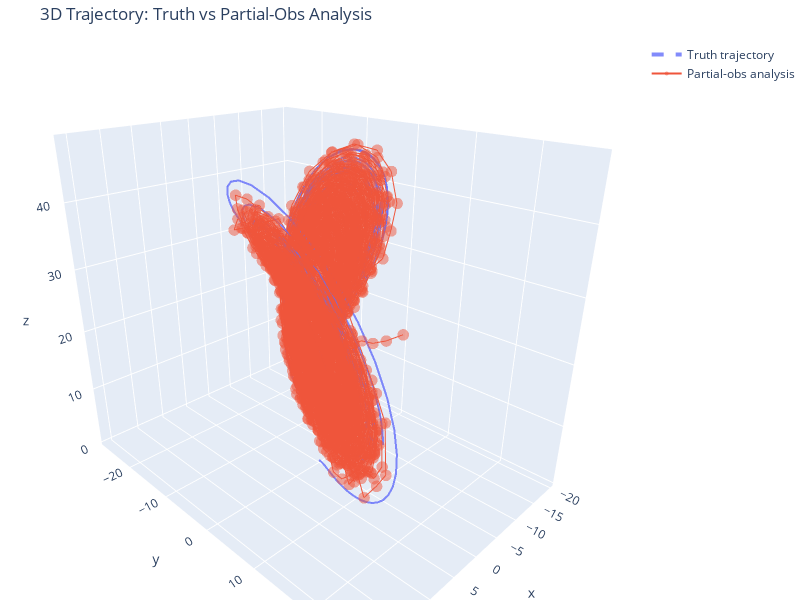

The code cell stored with this chart in its notebook:
### Markdown cell above
This test uses only x-coordinate observations to track the full 3D system. The light blue line shows the analysis stays close to the true path (red).  With partial observations, 3D-Var can somewhat estimate the full state.

### Code cell
truth_trace = go.Scatter3d(
    x=truth[:, 0],
    y=truth[:, 1],
    z=truth[:, 2],
    mode='lines',
    line=dict(
        dash='dash',
        width=4
    ),
    opacity=0.8,
    name='Truth trajectory'
)

# 2 & 3) Analysis path with thicker solid line + markers
analysis_trace = go.Scatter3d(
    x=x_a_store[:, 0],
    y=x_a_store[:, 1],
    z=x_a_store[:, 2],
    mode='lines+markers',
    line=dict(width=2),
    marker=dict(
        size=4,    # adjust to taste (Matplotlib’s s=30 ≈ size=4–6 here)
        opacity=0.5,
        symbol='circle'
    ),
    name='Partial-obs analysis'
)

# Assemble figure
fig = go.Figure(data=[truth_trace, analysis_trace])

# 4) Labels, grid and title
fig.update_layout(
    title='3D Trajectory: Truth vs Partial-Obs Analysis',
    width=800,
    height=600,
    scene=dict(
        xaxis_title='x',
        yaxis_title='y',
        zaxis_title='z',
        # grid is on by default; you can tweak gridcolor/lightness here if you like
    ),
    margin=dict(l=0, r=0, b=0, t=40)
)

# 5) Viewing angle (convert Matplotlib’s elev=25°, azim=60° into a camera eye position)
fig.update_layout(
    scene_camera=dict(
        eye=dict(x=1.25, y=1.25, z=0.8)
    )
)

# 6) Legend is on by default in Plotly; show it
fig.update_layout(showlegend=True)

# Render it
fig.show()

### Figure 1 — Plotly figure (JSON) as saved in the notebook; plotly's stock layout.template omitted (floating-point values rounded to 4 significant figures; data arrays with more than 128 entries replaced by an {"elided": "..."} marker saying what was removed)
{"data": [{"line": {"dash": "dash", "width": 4}, "mode": "lines", "name": "Truth trajectory", "opacity": 0.8, "type": "scatter3d", "x": {"elided": "20001 float values"}, "y": {"elided": "20001 float values"}, "z": {"elided": "20001 float values"}}, {"line": {"width": 2}, "marker": {"opacity": 0.5, "size": 4, "symbol": "circle"}, "mode": "lines+markers", "name": "Partial-obs analysis", "type": "scatter3d", "x": {"elided": "10001 float values"}, "y": {"elided": "10001 float values"}, "z": {"elided": "10001 float values"}}], "layout": {"height": 600, "margin": {"b": 0, "l": 0, "r": 0, "t": 40}, "scene": {"camera": {"eye": {"x": 1.25, "y": 1.25, "z": 0.8}}, "xaxis": {"title": {"text": "x"}}, "yaxis": {"title": {"text": "y"}}, "zaxis": {"title": {"text": "z"}}}, "showlegend": true, "title": {"text": "3D Trajectory: Truth vs Partial-Obs Analysis"}, "width": 800}}
